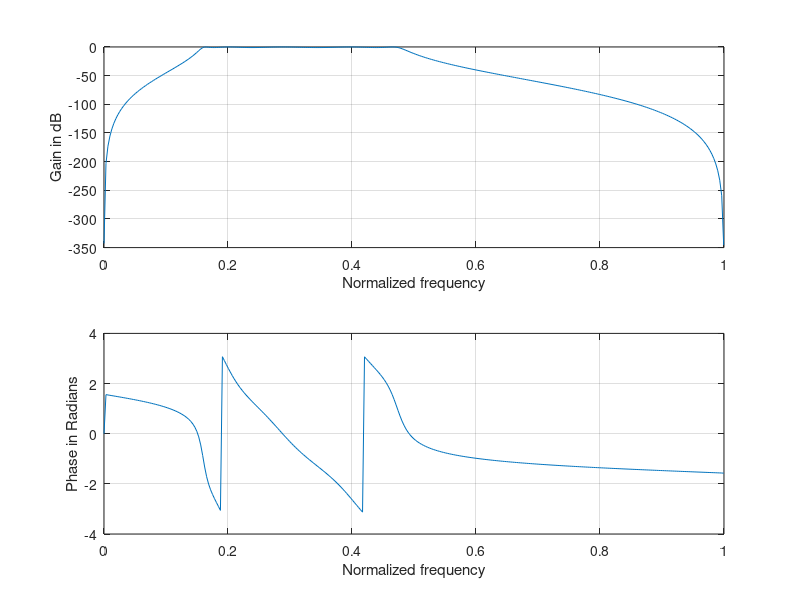

MATLAB code for this plot:
clear all;
alphap=1;
alphas=20;
ws=[0.2*pi,0.4*pi];
wp=[0.1*pi,0.5*pi];
[n,wn]=buttord(wp/pi,ws/pi,alphap,alphas)
[b,a]=cheby1(n,alphap,wn)
w=0:0.01:pi;
[h,ph]=freqz(b,a,w);
m=20*log10(abs(h));
an=angle(h);
subplot(2,1,1), plot(ph/pi,m);grid;
ylabel('Gain in dB');
xlabel('Normalized frequency');
subplot(2,1,2), plot(ph/pi,an);grid;
ylabel('Phase in Radians');
xlabel('Normalized frequency');